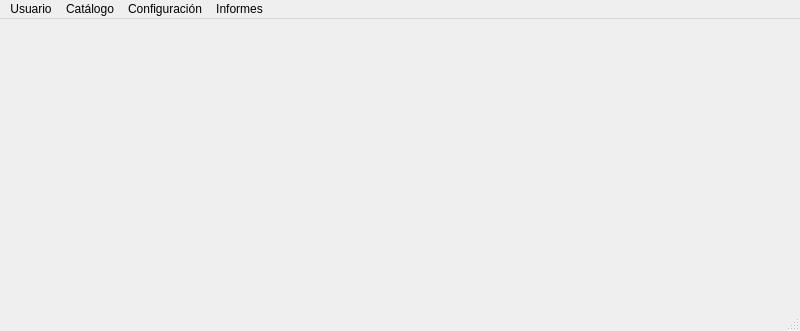
<?xml version="1.0" encoding="UTF-8"?>
<ui version="4.0">
 <class>MainWindow</class>
 <widget class="QMainWindow" name="MainWindow">
  <property name="geometry">
   <rect>
    <x>0</x>
    <y>0</y>
    <width>800</width>
    <height>331</height>
   </rect>
  </property>
  <property name="sizePolicy">
   <sizepolicy hsizetype="Fixed" vsizetype="Fixed">
    <horstretch>0</horstretch>
    <verstretch>0</verstretch>
   </sizepolicy>
  </property>
  <property name="windowTitle">
   <string>Inicio</string>
  </property>
  <widget class="QWidget" name="centralwidget"/>
  <widget class="QMenuBar" name="menubar">
   <property name="geometry">
    <rect>
     <x>0</x>
     <y>0</y>
     <width>800</width>
     <height>26</height>
    </rect>
   </property>
   <widget class="QMenu" name="menuUsuario">
    <property name="title">
     <string>Usuario</string>
    </property>
    <addaction name="actionBiblioteca"/>
    <addaction name="actionRecargar"/>
    <addaction name="actionPerfil"/>
    <addaction name="actionCerrarSesion"/>
   </widget>
   <widget class="QMenu" name="menuJuegos">
    <property name="title">
     <string>Catálogo</string>
    </property>
    <addaction name="actionComprar"/>
    <addaction name="actionAnadirJuego"/>
    <addaction name="actionAnadirComentario"/>
   </widget>
   <widget class="QMenu" name="menuConfig">
    <property name="title">
     <string>Configuración</string>
    </property>
   </widget>
   <widget class="QMenu" name="menuInformes">
    <property name="title">
     <string>Informes</string>
    </property>
   </widget>
   <addaction name="menuUsuario"/>
   <addaction name="menuJuegos"/>
   <addaction name="menuConfig"/>
   <addaction name="menuInformes"/>
  </widget>
  <widget class="QStatusBar" name="statusbar"/>
  <action name="actionBiblioteca">
   <property name="text">
    <string>Ver biblioteca</string>
   </property>
  </action>
  <action name="actionRecargar">
   <property name="text">
    <string>Recargar saldo</string>
   </property>
  </action>
  <action name="actionPerfil">
   <property name="text">
    <string>Mostrar perfil</string>
   </property>
  </action>
  <action name="actionComprar">
   <property name="text">
    <string>Comprar juego</string>
   </property>
  </action>
  <action name="actionAnadirJuego">
   <property name="text">
    <string>Añadir juego</string>
   </property>
  </action>
  <action name="actionCerrarSesion">
   <property name="text">
    <string>Cerrar sesión</string>
   </property>
  </action>
  <action name="actionAnadirComentario">
   <property name="text">
    <string>Añadir comentario</string>
   </property>
  </action>
 </widget>
 <resources/>
 <connections/>
</ui>
